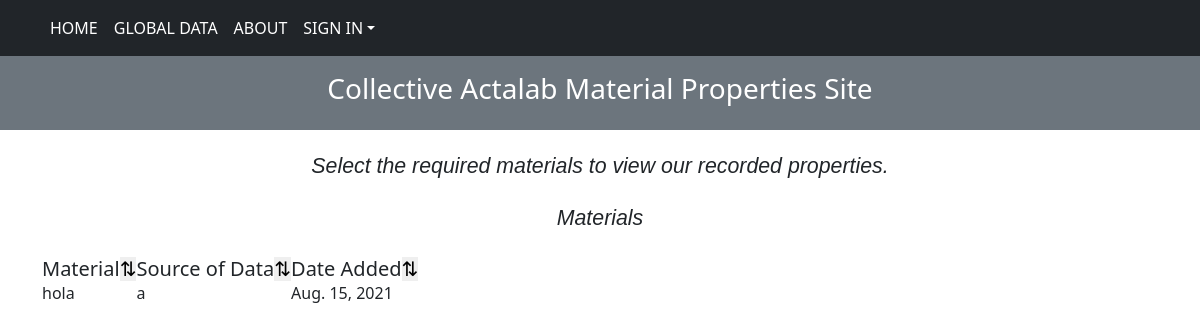
Page /materials_list/ on the committed database.
### blog/models.py (models this page shows, shortened)
class MaterialList(models.Model):
    material = models.CharField(max_length=250)
    source_of_data = models.CharField("Source of Data", max_length=250)
    date_added = models.DateField("Material Created On (YYYY-MM-DD)")

### blog/views.py (the view)
# urls.py: path("materials_list/", MaterialsListView.as_view(),
class MaterialsListView(TemplateView):
    template_name = "materialslist.html"
    def get_context_data(self, **kwargs):
        context = super().get_context_data(**kwargs)
        context['material_list'] = MaterialList.objects.all()
        return context

### blog/templates/materialslist.html (shortened to what this page needs)
<!doctype html>
<html lang="en">
  <head>
    <link rel="stylesheet" href="https://stackpath.bootstrapcdn.com/bootstrap/4.3.1/css/bootstrap.min.css">
    <link rel="stylesheet" href="https://use.fontawesome.com/releases/v5.6.3/css/all.css">
    <link rel="stylesheet" href="https://unpkg.com/bootstrap-table@1.18.3/dist/bootstrap-table.min.css">
  </head>
  <body>
    {% include 'navbar.html' %}
    <div class="description_class">
      <h2 id="description"> Select the required materials to view our recorded properties.</h2>
    </div>
    <div class = "home_body_div container">
        <div class="table_heading">
          <p id="description" >Materials</p>
        </div>
    <table
    id="table"
    data-toggle="table"
    data-filter-control="true"
    data-show-search-clear-button="true"
    >
                      <thead class="thead-dark">
                    <tr id='tableHeader'>
                    <th  data-field="material" class="h5" data-sortable="true" data-filter-control="input" > Material <button id="sort_arrows" style=" border:none; float: right;"> <span> &#8645;</span> </button> </th>
                    <th  data-field="source-of-data" class="h5" data-sortable="true" data-filter-control="input">  Source of Data <button id="sort_arrows" style=" border:none; float: right;"> <span> &#8645;</span> </button> </th>
                    <th  data-field="data-added" class="h5" data-sortable="true" data-filter-control="select">  Date Added <button id="sort_arrows" style=" border:none; float: right;"> <span> &#8645;</span> </button> </th>
                    </tr>
                </thead>
      <tbody>
                {% for i in material_list %}
                <tr>
                  <td>{{i.material}}</td>
                  <td>{{i.source_of_data}}</td>
                  <td>{{i.date_added}}</td>
                </tr>
                  {% endfor %}
                </tbody>
    </table>
  </body>
</html>

### blog/templates/navbar.html (style rules this page uses)
* { margin: 0; padding: 0; }
#description { margin: 2%; font-family: Arial, Helvetica, sans-serif; font-weight: 100; font-size: 16pt; text-align: center; font-style: italic; }

### rows in the picture
MaterialList: material "hola", source_of_data "a", date_added "Aug. 15, 2021"
